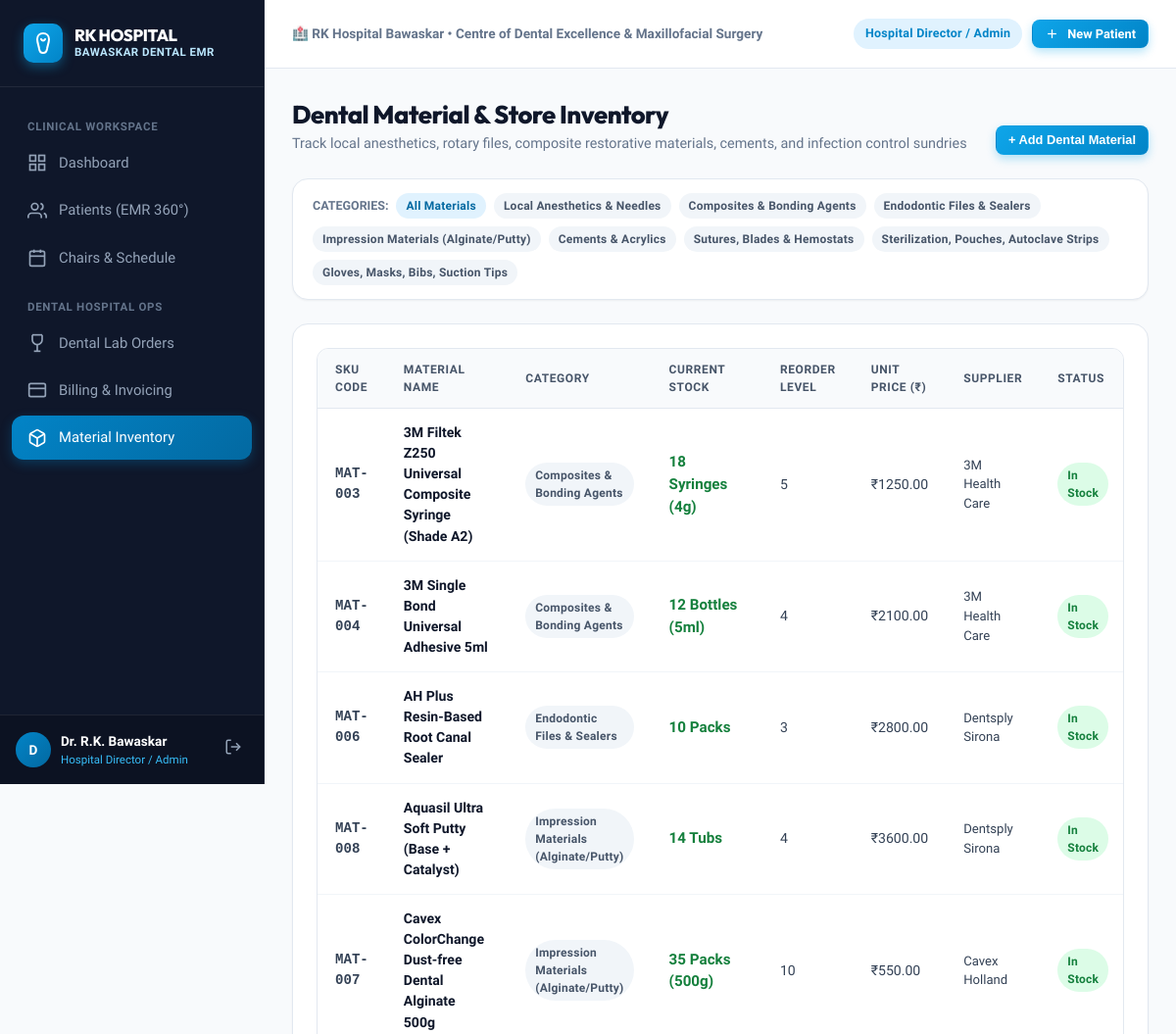
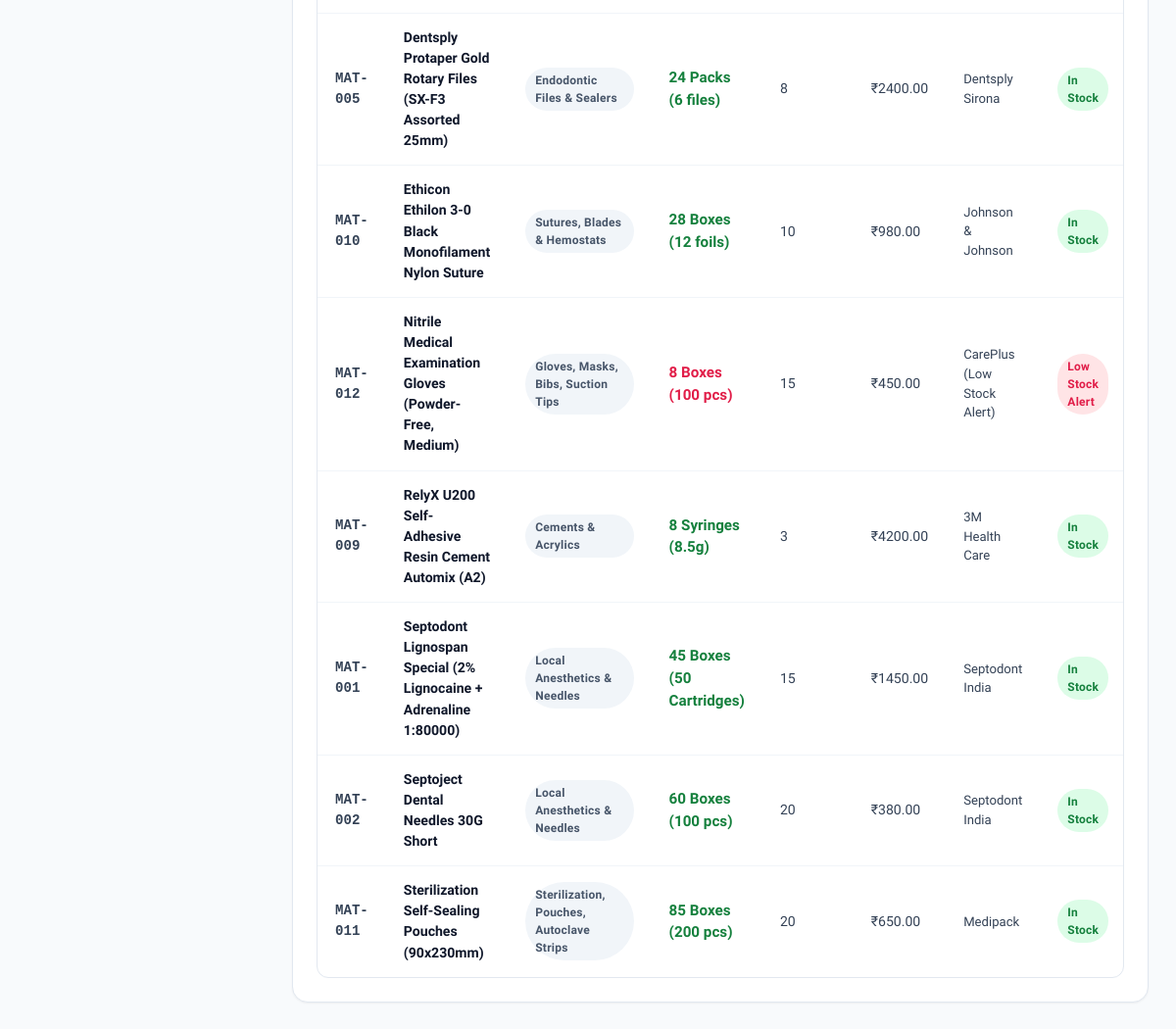
Page /inventory/ (signed in) on the committed database (2 pictures, top to bottom).
### dental_core/models.py (models this page shows, shortened)
class User(AbstractUser):
    ROLE_CHOICES = [
        ('ADMIN', 'Hospital Director / Admin'),
        ('DENTIST', 'Dental Surgeon / Specialist'),
        ('RECEPTIONIST', 'Front Desk / OPD Coordinator'),
        ('HYGIENIST', 'Dental Hygienist / Nurse'),
        ('PHARMACIST', 'Pharmacist / Inventory Store'),
        ('PATIENT', 'Patient Portal'),
    ]
    role = models.CharField(max_length=20, choices=ROLE_CHOICES, default='DENTIST')
    phone_number = models.CharField(max_length=20, blank=True, null=True)
    specialization = models.CharField(max_length=100, blank=True, null=True,
                                      help_text="e.g. Endodontist, Orthodontist, Periodontist, Oral Surgeon")
    qualification = models.CharField(max_length=100, blank=True, null=True,
                                     help_text="e.g. BDS, MDS (Oral & Maxillofacial Surgery)")
    license_number = models.CharField(max_length=50, blank=True, null=True,
                                      help_text="State Dental Council Reg. No.")
    avatar = models.ImageField(upload_to='avatars/', blank=True, null=True)
    def is_patient_user(self):
        return self.role == 'PATIENT'

class DentalMaterialInventory(models.Model):
    CATEGORY_CHOICES = [
        ('ANESTHESIA', 'Local Anesthetics & Needles'),
        ('COMPOSITE', 'Composites & Bonding Agents'),
        ('ENDODONTICS', 'Endodontic Files & Sealers'),
        ('IMPRESSION', 'Impression Materials (Alginate/Putty)'),
        ('PROSTHETICS', 'Cements & Acrylics'),
        ('SURGICAL', 'Sutures, Blades & Hemostats'),
        ('INFECTION_CONTROL', 'Sterilization, Pouches, Autoclave Strips'),
        ('DISPOSABLES', 'Gloves, Masks, Bibs, Suction Tips'),
    ]
    item_code = models.CharField(max_length=40, unique=True)
    name = models.CharField(max_length=150)
    category = models.CharField(max_length=25, choices=CATEGORY_CHOICES)
    current_stock = models.IntegerField(default=0)
    unit = models.CharField(max_length=30, default="Boxes", help_text="e.g. Cartridges, Syringes, Bottles, Boxes")
    reorder_threshold = models.IntegerField(default=10)
    unit_cost = models.DecimalField(max_digits=10, decimal_places=2, default=Decimal('0.00'))
    supplier_name = models.CharField(max_length=120, blank=True, null=True)
    expiry_date = models.DateField(blank=True, null=True)
    class Meta:
        ordering = ['name']
    @property
    def is_low_stock(self):
        return self.current_stock <= self.reorder_threshold

### dental_core/views.py (the view)
# urls.py: path('inventory/', views.inventory_list, name='inventory_list'),
@login_required
def inventory_list(request):
    cat = request.GET.get('category', '')
    items = DentalMaterialInventory.objects.all()
    if cat:
        items = items.filter(category=cat)
    form = InventoryItemForm()
    return render(request, 'inventory/inventory_list.html', {
        'items': items,
        'selected_category': cat,
        'form': form,
        'categories': DentalMaterialInventory.CATEGORY_CHOICES,
    })

### templates/inventory/inventory_list.html (shortened to what this page needs)
{% extends 'base.html' %}
{% block content %}
<div style="display: flex; justify-content: space-between; align-items: flex-end; margin-bottom: 24px;">
  <div>
    <h1 style="font-size: 1.6rem; font-weight: 800; color: var(--slate-900);">Dental Material & Store Inventory</h1>
    <p style="color: var(--slate-500); font-size: 0.9rem;">
      Track local anesthetics, rotary files, composite restorative materials, cements, and infection control sundries
    </p>
  </div>
  <button onclick="document.getElementById('newMatModal').classList.add('active')" class="btn btn-primary btn-sm">
    + Add Dental Material
  </button>
</div>
<div class="card" style="margin-bottom: 24px; padding: 14px 20px;">
  <div style="display: flex; gap: 8px; align-items: center; flex-wrap: wrap;">
    <span style="font-size: 0.78rem; font-weight: 700; color: var(--slate-500); text-transform: uppercase;">Categories:</span>
    <a href="{% url 'inventory_list' %}" class="badge {% if not selected_category %}badge-primary{% else %}badge-slate{% endif %}">All Materials</a>
    {% for cat_val, cat_label in categories %}
      <a href="?category={{ cat_val }}" class="badge {% if selected_category == cat_val %}badge-primary{% else %}badge-slate{% endif %}">
        {{ cat_label }}
      </a>
    {% endfor %}
  </div>
</div>
<div class="card">
  <div class="table-container">
    <table class="data-table">
      <thead>
        <tr>
          <th>SKU Code</th>
          <th>Material Name</th>
          <th>Category</th>
          <th>Current Stock</th>
          <th>Reorder Level</th>
          <th>Unit Price (₹)</th>
          <th>Supplier</th>
          <th>Status</th>
        </tr>
      </thead>
      <tbody>
        {% for item in items %}
        <tr>
          <td style="font-family: monospace; font-weight: 700;">{{ item.item_code }}</td>
          <td>
            <div style="font-weight: 700; color: var(--slate-900);">{{ item.name }}</div>
          </td>
          <td><span class="badge badge-slate">{{ item.get_category_display }}</span></td>
          <td style="font-weight: 800; font-size: 0.95rem; {% if item.is_low_stock %}color: #e11d48;{% else %}color: #15803d;{% endif %}">
            {{ item.current_stock }} {{ item.unit }}
          </td>
          <td>{{ item.reorder_threshold }}</td>
          <td>₹{{ item.unit_cost }}</td>
          <td style="font-size: 0.82rem;">{{ item.supplier_name|default:"--" }}</td>
          <td>
            {% if item.is_low_stock %}
              <span class="badge badge-danger">Low Stock Alert</span>
            {% else %}
              <span class="badge badge-success">In Stock</span>
            {% endif %}
          </td>
        </tr>
        {% empty %}
        <tr>
          <td colspan="9" style="text-align: center; color: var(--slate-400); padding: 30px;">No inventory items recorded.</td>
        </tr>
        {% endfor %}
      </tbody>
    </table>
  </div>
</div>
{% endblock %}

### templates/base.html (shortened to what this page needs)
{% load static %}
<!DOCTYPE html>
<html lang="en">
<head>
  <link rel="stylesheet" href="{% static 'css/hospital_theme.css' %}">
</head>
<body>
<div class="app-layout">
  <aside class="sidebar" id="appSidebar">
    <div class="sidebar-brand">
      <div style="display: flex; align-items: center; justify-content: space-between;">
        <div style="display: flex; align-items: center; gap: 12px;">
          <div style="width: 40px; height: 40px; background: linear-gradient(135deg, #0ea5e9, #0284c7); border-radius: 10px; display: flex; align-items: center; justify-content: center; box-shadow: 0 4px 12px rgba(14, 165, 233, 0.4);">
            <svg style="width: 24px; height: 24px; fill: none; stroke: #ffffff; stroke-width: 2; stroke-linecap: round; stroke-linejoin: round;" viewBox="0 0 24 24">
              <path d="M12 2C8.5 2 6 4.5 6 8c0 3.5 1.5 6.5 2 10 .5 3 2 4 4 4s3.5-1 4-4c.5-3.5 2-6.5 2-10 0-3.5-2.5-6-6-6z"/>
              <path d="M10 8c.5 1 1.5 1.5 2 1.5s1.5-.5 2-1.5"/>
            </svg>
          </div>
          <div>
            <div class="brand-font" style="font-weight: 800; font-size: 1.05rem; color: #ffffff; line-height: 1.15;">RK HOSPITAL</div>
            <div style="font-size: 0.72rem; color: var(--primary-200); font-weight: 600; letter-spacing: 0.04em;">BAWASKAR DENTAL EMR</div>
          </div>
        </div>
      </div>
    </div>
    <div class="sidebar-nav">
      <div class="nav-section-title">Clinical Workspace</div>
      <a href="{% url 'dashboard' %}" class="nav-link {% if request.resolver_match.url_name == 'dashboard' %}active{% endif %}">
        <svg viewBox="0 0 24 24" fill="none" stroke="currentColor" stroke-width="2"><rect x="3" y="3" width="7" height="7"></rect><rect x="14" y="3" width="7" height="7"></rect><rect x="14" y="14" width="7" height="7"></rect><rect x="3" y="14" width="7" height="7"></rect></svg>
        <span>Dashboard</span>
      </a>
      {% if not user.is_patient_user %}
      <a href="{% url 'patient_list' %}" class="nav-link {% if 'patient' in request.path and not 'new' in request.path %}active{% endif %}">
        <svg viewBox="0 0 24 24" fill="none" stroke="currentColor" stroke-width="2"><path d="M17 21v-2a4 4 0 0 0-4-4H5a4 4 0 0 0-4 4v2"></path><circle cx="9" cy="7" r="4"></circle><path d="M23 21v-2a4 4 0 0 0-3-3.87"></path><path d="M16 3.13a4 4 0 0 1 0 7.75"></path></svg>
        <span>Patients (EMR 360°)</span>
      </a>
      <a href="{% url 'appointment_list' %}" class="nav-link {% if 'appointment' in request.path %}active{% endif %}">
        <svg viewBox="0 0 24 24" fill="none" stroke="currentColor" stroke-width="2"><rect x="3" y="4" width="18" height="18" rx="2" ry="2"></rect><line x1="16" y1="2" x2="16" y2="6"></line><line x1="8" y1="2" x2="8" y2="6"></line><line x1="3" y1="10" x2="21" y2="10"></line></svg>
        <span>Chairs & Schedule</span>
      </a>
      <div class="nav-section-title">Dental Hospital Ops</div>
      <a href="{% url 'lab_list' %}" class="nav-link {% if 'lab' in request.path %}active{% endif %}">
        <svg viewBox="0 0 24 24" fill="none" stroke="currentColor" stroke-width="2"><path d="M6 2v6a6 6 0 0 0 12 0V2"></path><line x1="6" y1="2" x2="18" y2="2"></line><line x1="12" y1="14" x2="12" y2="22"></line><line x1="8" y1="22" x2="16" y2="22"></line></svg>
        <span>Dental Lab Orders</span>
      </a>
      <a href="{% url 'billing_list' %}" class="nav-link {% if 'billing' in request.path %}active{% endif %}">
        <svg viewBox="0 0 24 24" fill="none" stroke="currentColor" stroke-width="2"><rect x="2" y="4" width="20" height="16" rx="2"></rect><line x1="2" y1="10" x2="22" y2="10"></line></svg>
        <span>Billing & Invoicing</span>
      </a>
      <a href="{% url 'inventory_list' %}" class="nav-link {% if 'inventory' in request.path %}active{% endif %}">
        <span>Material Inventory</span>
      </a>
      {% endif %}
    </div>
    <div style="padding: 16px; border-top: 1px solid rgba(255, 255, 255, 0.08); background: rgba(0, 0, 0, 0.2); display: flex; align-items: center; justify-content: space-between;">
      <div style="display: flex; align-items: center; gap: 10px; overflow: hidden;">
        <div style="width: 36px; height: 36px; border-radius: 50%; background: linear-gradient(135deg, #0284c7, #0369a1); display: flex; align-items: center; justify-content: center; font-weight: 700; color: #fff; font-size: 0.85rem; flex-shrink: 0;">
          {{ user.first_name|default:user.username|make_list|first|upper }}
        </div>
        <div style="overflow: hidden;">
          <div style="font-size: 0.85rem; font-weight: 600; color: #fff; white-space: nowrap; overflow: hidden; text-overflow: ellipsis;">
            {{ user.get_full_name|default:user.username }}
          </div>
          <div style="font-size: 0.72rem; color: #38bdf8; font-weight: 500;">
            {{ user.get_role_display }}
          </div>
        </div>
      </div>
      <a href="{% url 'logout' %}" title="Logout" style="color: var(--slate-400); padding: 6px; border-radius: 6px;" onmouseover="this.style.color='#fff'" onmouseout="this.style.color='var(--slate-400)'">
        <svg style="width: 18px; height: 18px;" viewBox="0 0 24 24" fill="none" stroke="currentColor" stroke-width="2"><path d="M9 21H5a2 2 0 0 1-2-2V5a2 2 0 0 1 2-2h4"></path><polyline points="16 17 21 12 16 7"></polyline><line x1="21" y1="12" x2="9" y2="12"></line></svg>
      </a>
    </div>
  </aside>
  <div class="main-content">
    <header class="top-nav">
      <div style="display: flex; align-items: center; gap: 12px;">
        <span class="desktop-hospital-title" style="font-size: 0.85rem; color: var(--slate-500); font-weight: 600;">
          🏥 RK Hospital Bawaskar • Centre of Dental Excellence & Maxillofacial Surgery
        </span>
      </div>
      <div class="top-nav-actions" style="display: flex; align-items: center; gap: 10px;">
        <span class="badge top-role-badge" style="background: #e0f2fe; color: #0284c7; padding: 6px 12px; font-size: 0.78rem; font-weight: 700;">
          {{ user.get_role_display }}
        </span>
        {% if not user.is_patient_user %}
        <a href="{% url 'patient_create' %}" class="btn btn-primary btn-sm" style="white-space: nowrap;">
          <svg style="width: 15px; height: 15px;" viewBox="0 0 24 24" fill="none" stroke="currentColor" stroke-width="2"><line x1="12" y1="5" x2="12" y2="19"></line><line x1="5" y1="12" x2="19" y2="12"></line></svg>
          <span class="btn-text-hide-mobile">New Patient</span>
        </a>
        {% endif %}
      </div>
    </header>
    <main class="page-main-container" style="flex: 1;">
      {% block content %}{% endblock %}
    </main>
  </div>
</div>
</body>
</html>

### rows in the picture
User: first_name|make_list "D", get_full_name "Dr. R.K. Bawaskar", role "Hospital Director / Admin"
DentalMaterialInventory: item_code "MAT-003", name "3M Filtek Z250 Universal Composite Syringe (Shade A2)", category "Composites & Bonding Agents", current_stock "18", unit "Syringes (4g)", reorder_threshold "5", unit_cost "1250.00", supplier_name "3M Health Care", shows "In Stock"
DentalMaterialInventory: item_code "MAT-004", name "3M Single Bond Universal Adhesive 5ml", category "Composites & Bonding Agents", current_stock "12", unit "Bottles (5ml)", reorder_threshold "4", unit_cost "2100.00", supplier_name "3M Health Care", shows "In Stock"
DentalMaterialInventory: item_code "MAT-006", name "AH Plus Resin-Based Root Canal Sealer", category "Endodontic Files & Sealers", current_stock "10", unit "Packs", reorder_threshold "3", unit_cost "2800.00", supplier_name "Dentsply Sirona", shows "In Stock"
DentalMaterialInventory: item_code "MAT-008", name "Aquasil Ultra Soft Putty (Base + Catalyst)", category "Impression Materials (Alginate/Putty)", current_stock "14", unit "Tubs", reorder_threshold "4", unit_cost "3600.00", supplier_name "Dentsply Sirona", shows "In Stock"
DentalMaterialInventory: item_code "MAT-007", name "Cavex ColorChange Dust-free Dental Alginate 500g", category "Impression Materials (Alginate/Putty)", current_stock "35", unit "Packs (500g)", reorder_threshold "10", unit_cost "550.00", supplier_name "Cavex Holland", shows "In Stock"
DentalMaterialInventory: item_code "MAT-005", name "Dentsply Protaper Gold Rotary Files (SX-F3 Assorted 25mm)", category "Endodontic Files & Sealers", current_stock "24", unit "Packs (6 files)", reorder_threshold "8", unit_cost "2400.00", supplier_name "Dentsply Sirona", shows "In Stock"
DentalMaterialInventory: item_code "MAT-010", name "Ethicon Ethilon 3-0 Black Monofilament Nylon Suture", category "Sutures, Blades & Hemostats", current_stock "28", unit "Boxes (12 foils)", reorder_threshold "10", unit_cost "980.00", supplier_name "Johnson & Johnson", shows "In Stock"
DentalMaterialInventory: item_code "MAT-012", name "Nitrile Medical Examination Gloves (Powder-Free, Medium)", category "Gloves, Masks, Bibs, Suction Tips", current_stock "8", unit "Boxes (100 pcs)", reorder_threshold "15", unit_cost "450.00", supplier_name "CarePlus (Low Stock Alert)"
DentalMaterialInventory: item_code "MAT-009", name "RelyX U200 Self-Adhesive Resin Cement Automix (A2)", category "Cements & Acrylics", current_stock "8", unit "Syringes (8.5g)", reorder_threshold "3", unit_cost "4200.00", supplier_name "3M Health Care", shows "In Stock"
DentalMaterialInventory: item_code "MAT-001", name "Septodont Lignospan Special (2% Lignocaine + Adrenaline 1:80000)", category "Local Anesthetics & Needles", current_stock "45", unit "Boxes (50 Cartridges)", reorder_threshold "15", unit_cost "1450.00", supplier_name "Septodont India", shows "In Stock"
DentalMaterialInventory: item_code "MAT-002", name "Septoject Dental Needles 30G Short", category "Local Anesthetics & Needles", current_stock "60", unit "Boxes (100 pcs)", reorder_threshold "20", unit_cost "380.00", supplier_name "Septodont India", shows "In Stock"
DentalMaterialInventory: item_code "MAT-011", name "Sterilization Self-Sealing Pouches (90x230mm)", category "Sterilization, Pouches, Autoclave Strips", current_stock "85", unit "Boxes (200 pcs)", reorder_threshold "20", unit_cost "650.00", supplier_name "Medipack", shows "In Stock"

### other values in the picture
{{ cat_label }} "Local Anesthetics & Needles" "Composites & Bonding Agents" "Endodontic Files & Sealers" "Impression Materials (Alginate/Putty)" "Cements & Acrylics" "Sutures, Blades & Hemostats" "Sterilization, Pouches, Autoclave Strips" "Gloves, Masks, Bibs, Suction Tips"
